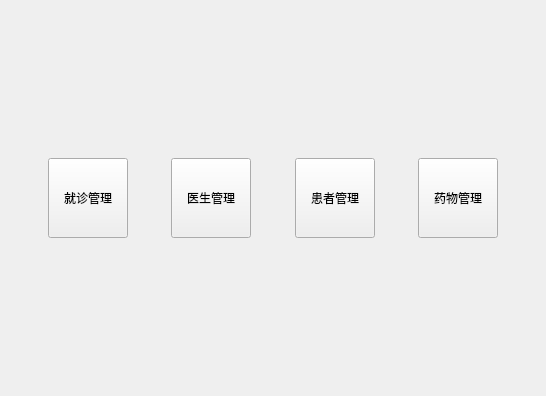
<?xml version="1.0" encoding="UTF-8"?>
<ui version="4.0">
 <class>WelcomeView</class>
 <widget class="QWidget" name="WelcomeView">
  <property name="geometry">
   <rect>
    <x>0</x>
    <y>0</y>
    <width>546</width>
    <height>396</height>
   </rect>
  </property>
  <property name="windowTitle">
   <string>欢迎</string>
  </property>
  <layout class="QGridLayout" name="gridLayout">
   <item row="0" column="0">
    <spacer name="verticalSpacer">
     <property name="orientation">
      <enum>Qt::Orientation::Vertical</enum>
     </property>
     <property name="sizeHint" stdset="0">
      <size>
       <width>20</width>
       <height>139</height>
      </size>
     </property>
    </spacer>
   </item>
   <item row="1" column="0">
    <layout class="QHBoxLayout" name="horizontalLayout">
     <item>
      <spacer name="horizontalSpacer_3">
       <property name="orientation">
        <enum>Qt::Orientation::Horizontal</enum>
       </property>
       <property name="sizeHint" stdset="0">
        <size>
         <width>40</width>
         <height>20</height>
        </size>
       </property>
      </spacer>
     </item>
     <item>
      <widget class="QPushButton" name="btnAppointment">
       <property name="sizePolicy">
        <sizepolicy hsizetype="Fixed" vsizetype="Fixed">
         <horstretch>0</horstretch>
         <verstretch>0</verstretch>
        </sizepolicy>
       </property>
       <property name="minimumSize">
        <size>
         <width>80</width>
         <height>80</height>
        </size>
       </property>
       <property name="text">
        <string>就诊管理</string>
       </property>
      </widget>
     </item>
     <item>
      <spacer name="horizontalSpacer">
       <property name="orientation">
        <enum>Qt::Orientation::Horizontal</enum>
       </property>
       <property name="sizeHint" stdset="0">
        <size>
         <width>40</width>
         <height>20</height>
        </size>
       </property>
      </spacer>
     </item>
     <item>
      <widget class="QPushButton" name="btnDoctor">
       <property name="sizePolicy">
        <sizepolicy hsizetype="Fixed" vsizetype="Fixed">
         <horstretch>0</horstretch>
         <verstretch>0</verstretch>
        </sizepolicy>
       </property>
       <property name="minimumSize">
        <size>
         <width>80</width>
         <height>80</height>
        </size>
       </property>
       <property name="text">
        <string>医生管理</string>
       </property>
      </widget>
     </item>
     <item>
      <spacer name="horizontalSpacer_2">
       <property name="orientation">
        <enum>Qt::Orientation::Horizontal</enum>
       </property>
       <property name="sizeHint" stdset="0">
        <size>
         <width>40</width>
         <height>20</height>
        </size>
       </property>
      </spacer>
     </item>
     <item>
      <widget class="QPushButton" name="btnPatient">
       <property name="sizePolicy">
        <sizepolicy hsizetype="Fixed" vsizetype="Fixed">
         <horstretch>0</horstretch>
         <verstretch>0</verstretch>
        </sizepolicy>
       </property>
       <property name="minimumSize">
        <size>
         <width>80</width>
         <height>80</height>
        </size>
       </property>
       <property name="text">
        <string>患者管理</string>
       </property>
      </widget>
     </item>
     <item>
      <spacer name="horizontalSpacer_4">
       <property name="orientation">
        <enum>Qt::Orientation::Horizontal</enum>
       </property>
       <property name="sizeHint" stdset="0">
        <size>
         <width>40</width>
         <height>20</height>
        </size>
       </property>
      </spacer>
     </item>
     <item>
      <widget class="QPushButton" name="btnMedicine">
       <property name="minimumSize">
        <size>
         <width>80</width>
         <height>80</height>
        </size>
       </property>
       <property name="text">
        <string>药物管理</string>
       </property>
      </widget>
     </item>
     <item>
      <spacer name="horizontalSpacer_5">
       <property name="orientation">
        <enum>Qt::Orientation::Horizontal</enum>
       </property>
       <property name="sizeHint" stdset="0">
        <size>
         <width>40</width>
         <height>20</height>
        </size>
       </property>
      </spacer>
     </item>
    </layout>
   </item>
   <item row="2" column="0">
    <spacer name="verticalSpacer_2">
     <property name="orientation">
      <enum>Qt::Orientation::Vertical</enum>
     </property>
     <property name="sizeHint" stdset="0">
      <size>
       <width>20</width>
       <height>139</height>
      </size>
     </property>
    </spacer>
   </item>
  </layout>
 </widget>
 <resources/>
 <connections/>
</ui>
